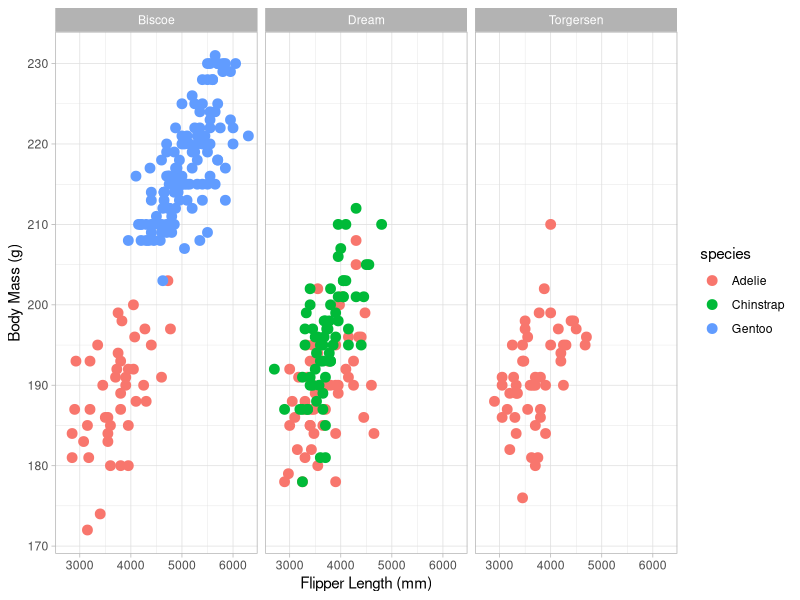

Reproduce this figure in R.
## ---- chunk 1
knitr::opts_chunk$set(echo = TRUE)

# Load Libraries
library(tidyverse)
library(palmerpenguins)
## ---- chunk 2
#Load data
data(package = 'palmerpenguins')
## ---- chunk 3
ggplot(data = penguins, 
       aes(x = body_mass_g, 
           y = flipper_length_mm)) +
  geom_point(aes(color = species), size = 3) +
  labs(x = "Flipper Length (mm)",
       y = "Body Mass (g)") +
  facet_wrap(~island) +
  theme_light()

 
## ---- chunk 4

